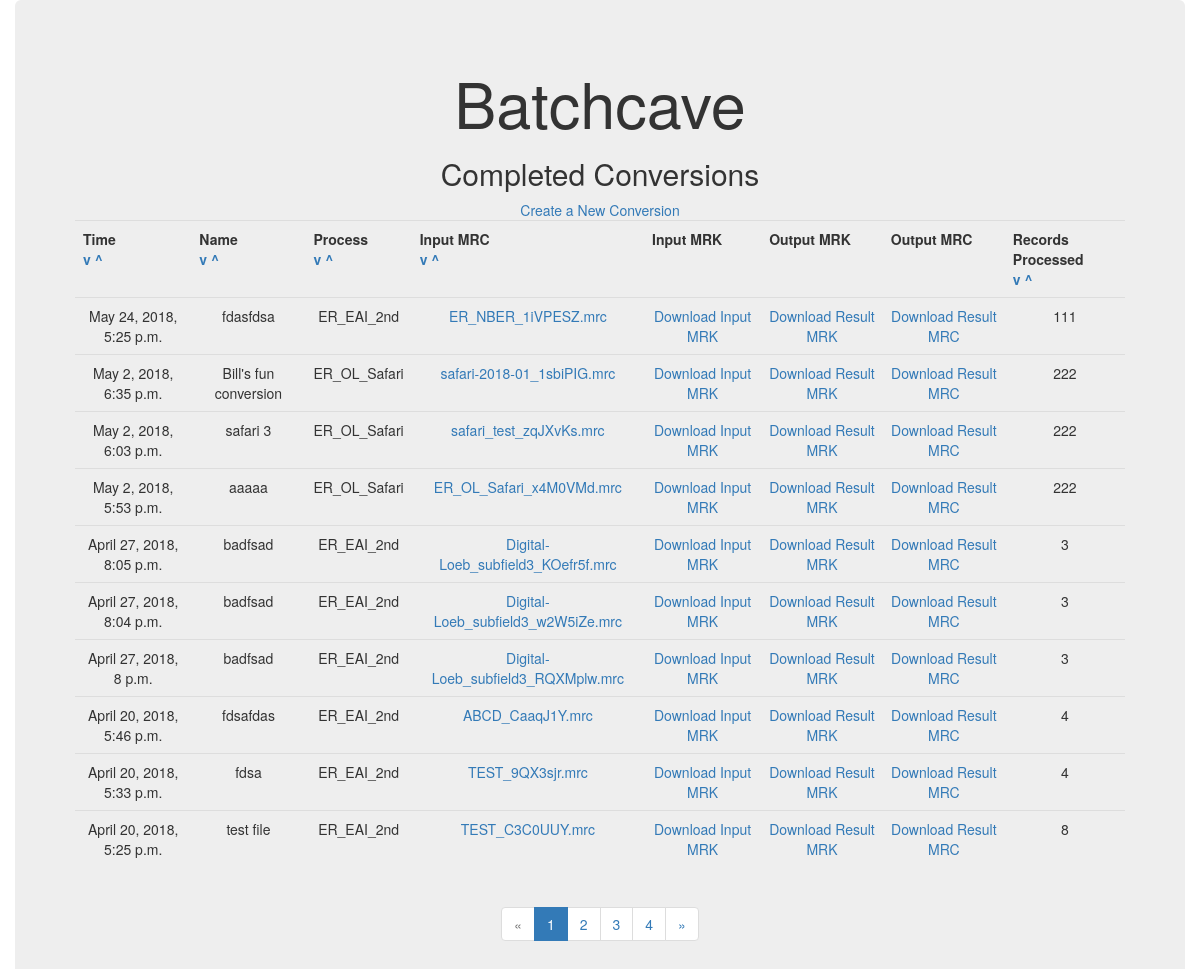
The app's page /conversions/ with its own data.
### converter/models.py (models this page shows, shortened)
class ValidateOnSaveMixin(object):
    def save(self, force_insert=False, force_update=False, **kwargs):
        if not (force_insert or force_update):
            self.TimeExecuted = datetime.datetime.now(datetime.timezone.utc)
        super(ValidateOnSaveMixin, self).save(force_insert, force_update,
**kwargs)

class Conversion(ValidateOnSaveMixin, models.Model):
    Name = models.TextField(default='')
    Type = models.IntegerField(choices=TYPE_CHOICES,default=0)
    TimeExecuted = models.DateTimeField(null=True)
    ConvName = models.TextField(default='None')
    upload_storage = FileSystemStorage(location=settings.MEDIA_ROOT,base_url='/data')
    Upload = models.FileField(upload_to='infiles/', storage=upload_storage,default=None)
    MrkIn = models.FileField(upload_to='infiles/', storage=upload_storage,default=None)
    download_storage = FileSystemStorage(location=settings.MEDIA_ROOT,base_url='/data')
    Output = models.FileField(upload_to='outfiles/', storage=download_storage,default=None)
    MrkOut = models.FileField(upload_to='outfiles/', storage=download_storage,default=None)
    RecordsIn = models.PositiveIntegerField(default=0)
    RecordsOut = models.PositiveIntegerField(default=0)
    def upload_filename(self):
        return os.path.basename(self.Upload.name)
    class Meta:
        ordering = ['-TimeExecuted']

### converter/views.py (the view)
# urls.py: url(r'^conversions/$', views.index, name='index'),
def index(request):
    page_num = request.GET.get('page', 1)
    order_by = request.GET.get('order_by', 'TimeExecuted')
    direction = request.GET.get('direction', 'des')
    ordering = Lower(order_by)
    if direction == 'des':
        if order_by == 'RecordsIn':
            ordering = order_by
            convs = Conversion.objects.all().order_by(ordering)
        else:
            convs = Conversion.objects.all().order_by(ordering.desc())
    else:
        convs = Conversion.objects.all().order_by(ordering)
    paginator = Paginator(convs, 10)
    try:
        conversions_out = paginator.page(page_num)
    except PageNotAnInteger:
        conversions_out = paginator.page(1)
    except EmptyPage:
        conversions_out = paginator.page(paginator.num_pages)
    return render(request, 'index.html', {'Conversions': conversions_out,
'order_by' : order_by, 'direction' : direction })

### converter/templates/index.html
{% extends 'base.html' %}
{% block content %}
    <h2>Completed Conversions</h2>
        <div>
            <a href="/conversions/create/">Create a New Conversion</a>
        </div>
        <table id="id_list_table" class="table">
            <th>Time<br />
                <a href="?order_by=TimeExecuted&direction=asc" id="sort_date_asc">v</a>
                <a href="?order_by=TimeExecuted&direction=des" id="sort_date_des">^</a></th>
            <th>Name<br />
                <a href="?order_by=Name&direction=asc" id="sort_name_asc">v</a>
                <a href="?order_by=Name&direction=des" id="sort_name_des">^</a></th>
            <th>Process<br />
                <a href="?order_by=ConvName&direction=asc" id="sort_proc_asc">v</a>
                <a href="?order_by=ConvName&direction=des" id="sort_proc_des">^</a></th>
            <th>Input MRC<br />
                <a href="?order_by=Upload&direction=asc" id="sort_num_asc">v</a>
                <a href="?order_by=Upload&direction=des" id="sort_num_des">^</a></th>
            <th>Input MRK</th>
            <th>Output MRK</th>
            <th>Output MRC</th>
            <th>Records Processed<br />
                <a href="?order_by=RecordsIn&direction=asc" id="sort_num_asc">v</a>
                <a href="?order_by=RecordsIn&direction=des" id="sort_num_des">^</a></th>
       {% for item in Conversions %}
            <tr><td>{{ item.TimeExecuted }}</td>
                <td>{{ item.Name }}</td>
                <td>{{ item.ConvName }}</td>
                <td><a href="/download_original/{{ item.pk }}">{{ item.upload_filename }}</a></td>
                <td><a href="/download_original_mrk/{{ item.pk }}">Download Input MRK</a></td>
                <td><a href="/download_result_mrk/{{ item.pk }}">Download Result MRK</a></td>
                <td><a href="/download/{{ item.pk }}">Download Result MRC</a></td>
                <td>{{ item.RecordsIn }}</td>
            </tr>
        {% endfor %}
        </table>
        {% if Conversions.has_other_pages %}
            <ul class="pagination">
                {% if Conversions.has_previous %}
                    <li><a href="?page={{ Conversions.previous_page_number
}}&order_by={{ order_by }}&direction={{ direction }}">&laquo;</a></li>
                {% else %}
                    <li class="disabled"><span>&laquo;</span></li>
                {% endif %}
                {% for i in Conversions.paginator.page_range %}
                    {% if Conversions.number == i %}
                        <li class="active"><span>{{ i }} <span class="sr-only">(current)</span>
                {% else %}
                    <li><a href="?page={{ i }}&order_by={{ order_by }}&direction={{ direction }}">{{ i }}</a></li>
                {% endif %}
                {% endfor %}
                {% if Conversions.has_next %}
                    <li><a href="?page={{ Conversions.next_page_number }}&order_by={{ order_by }}&direction={{ direction }}">&raquo;</a></li>
                {% else %}
                    <li class="disabled"><span>&raquo;</span></li>
                {% endif %}
            </ul>
        {% endif %}
{% endblock %}

### records on screen
Conversion: TimeExecuted "May 24, 2018, 5:25 p.m.", Name "fdasfdsa", ConvName "ER_EAI_2nd", upload_filename "ER_NBER_1iVPESZ.mrc", RecordsIn "111"
Conversion: TimeExecuted "May 2, 2018, 6:35 p.m.", Name "Bill's fun conversion", ConvName "ER_OL_Safari", upload_filename "safari-2018-01_1sbiPIG.mrc", RecordsIn "222"
Conversion: TimeExecuted "May 2, 2018, 6:03 p.m.", Name "safari 3", ConvName "ER_OL_Safari", upload_filename "safari_test_zqJXvKs.mrc", RecordsIn "222"
Conversion: TimeExecuted "May 2, 2018, 5:53 p.m.", Name "aaaaa", ConvName "ER_OL_Safari", upload_filename "ER_OL_Safari_x4M0VMd.mrc", RecordsIn "222"
Conversion: TimeExecuted "April 27, 2018, 8:05 p.m.", Name "badfsad", ConvName "ER_EAI_2nd", upload_filename "Digital-Loeb_subfield3_KOefr5f.mrc", RecordsIn "3"
Conversion: TimeExecuted "April 27, 2018, 8:04 p.m.", Name "badfsad", ConvName "ER_EAI_2nd", upload_filename "Digital-Loeb_subfield3_w2W5iZe.mrc", RecordsIn "3"
Conversion: TimeExecuted "April 27, 2018, 8 p.m.", Name "badfsad", ConvName "ER_EAI_2nd", upload_filename "Digital-Loeb_subfield3_RQXMplw.mrc", RecordsIn "3"
Conversion: TimeExecuted "April 20, 2018, 5:46 p.m.", Name "fdsafdas", ConvName "ER_EAI_2nd", upload_filename "ABCD_CaaqJ1Y.mrc", RecordsIn "4"
Conversion: TimeExecuted "April 20, 2018, 5:33 p.m.", Name "fdsa", ConvName "ER_EAI_2nd", upload_filename "TEST_9QX3sjr.mrc", RecordsIn "4"
Conversion: TimeExecuted "April 20, 2018, 5:25 p.m.", Name "test file", ConvName "ER_EAI_2nd", upload_filename "TEST_C3C0UUY.mrc", RecordsIn "8"

### other values on screen
{{ i }} "1"
{{ i }} "2" "3" "4"
